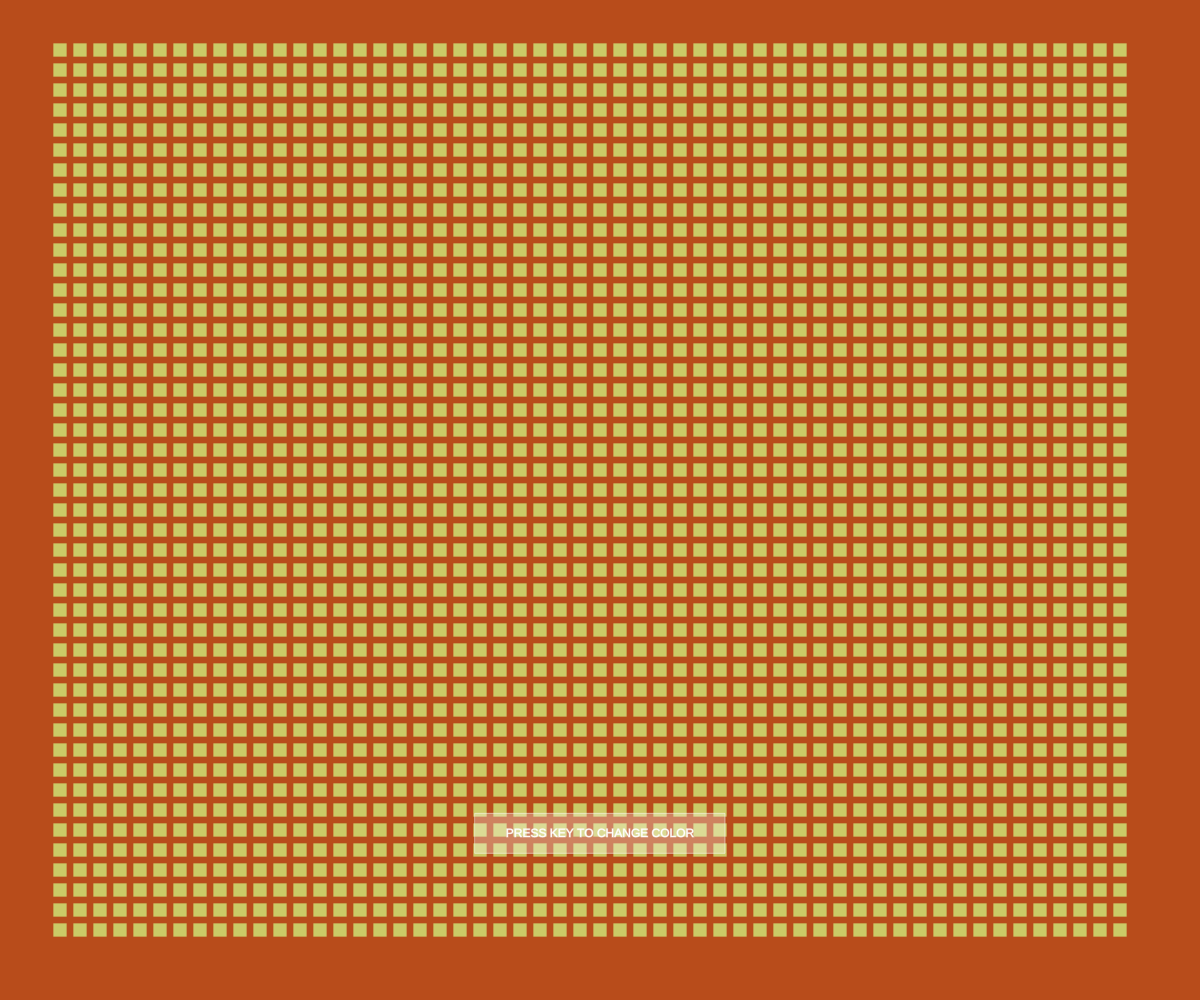
Frame 1 (no input)
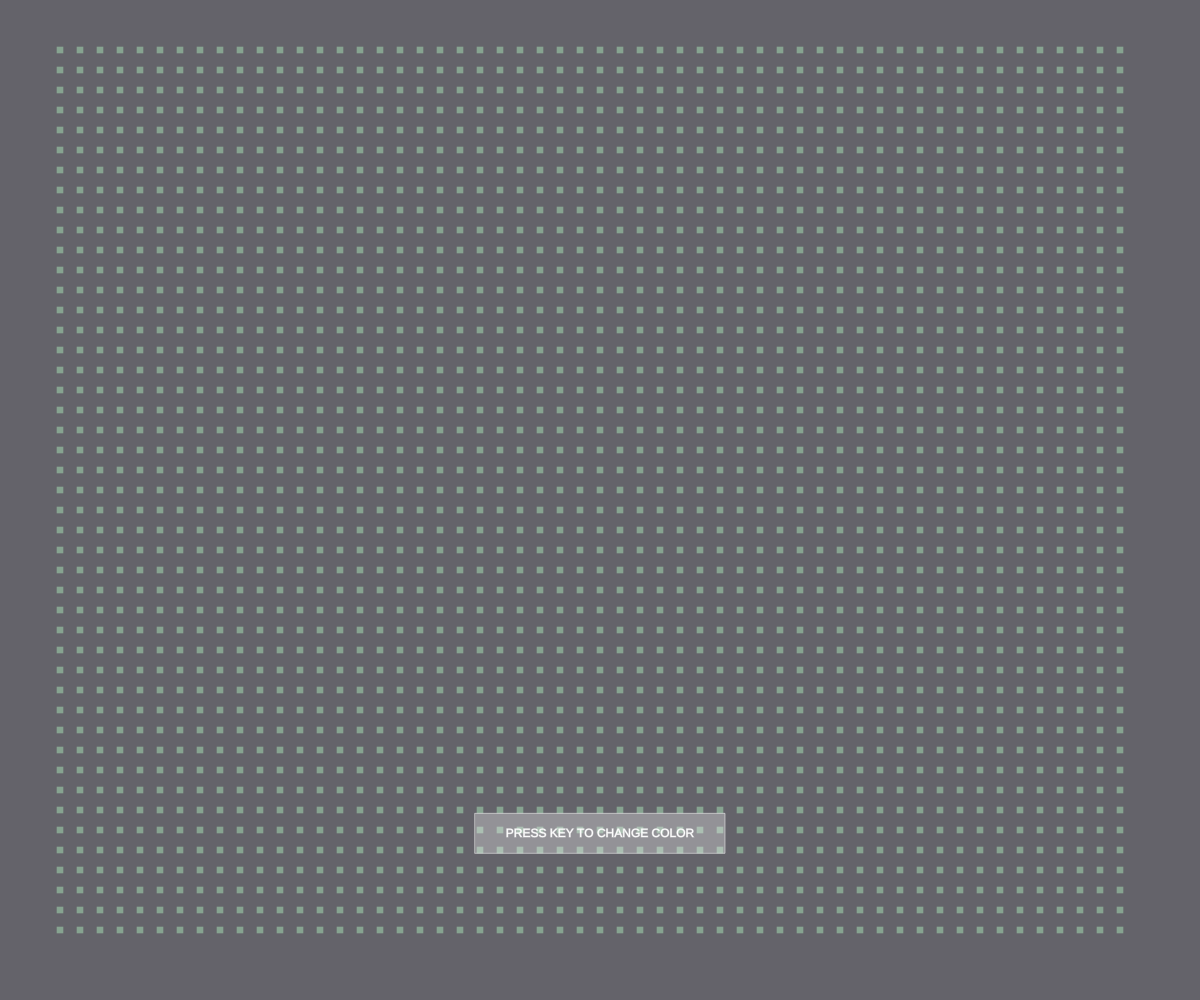
Frame 60 (no input)
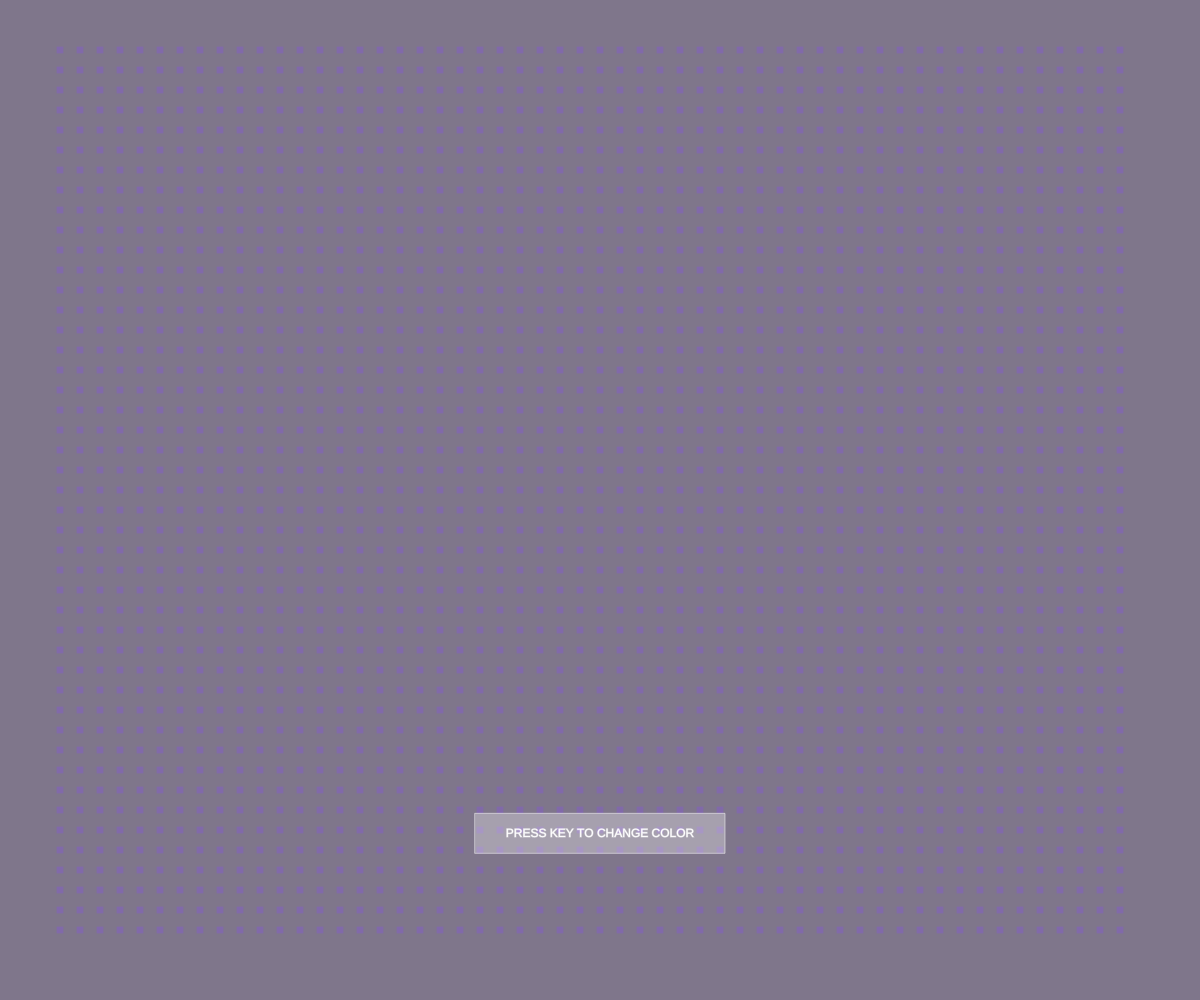
Frame 120 (the mouse pressed at the canvas centre since frame 60)

The p5.js sketch that drew these frames (run headless with seeded random() and noise() and a simulated clock; from frame 60 on, the mouse is pressed at the canvas centre):

// p5.js sketch
// ── sketch.js
function preload() {}

function setup() {
  createCanvas(windowWidth, windowHeight);
  rectMode(CENTER);
  angleMode(DEGREES);
}
let seed1 = 0;
let increment1 = 0.01;
let seed2 = 0;
let increment2 = 0.05;
let c1 = true;

function draw() {
  noStroke;
  seed1 += increment1;
  seed2 += increment2;
  let color1 = color(
    noise(seed1) * 255,
    noise(seed1 + 20) * 255,
    noise(seed1 + 40) * 255,
    noise(seed1 + 60) * 255
  );
  let color2 = color(
    noise(seed1 + 60) * 255,
    noise(seed1 + 80) * 255,
    noise(seed1 + 100) * 255
  );
  let color3 = color(
    noise(seed1 + 120) * 255,
    noise(seed1 + 140) * 255,
    noise(seed1 + 160) * 255
  );
  let color4 = color(
    noise(seed1 + 180) * 255,
    noise(seed1 + 200) * 255,
    noise(seed1 + 220) * 255
  );

  let d = noise(seed2);
  let mD = map(d, 0, 1, 1, 20);

  if (c1 === true) {
    background(color4);
  } else {
    background(color2);
  }

  for (let x = width / 20; x < width - width / 20; x += 20) {
    for (let y = height / 20; y < height - height / 20; y += 20) {
      if (c1 === true) {
        fill(color3);
        // background(color4);
      } else {
        fill(color1);
        // background(color2);
      }

      push();
      noStroke();
      rect(x, y, mD);
      pop();
    }
  }
  push();
  stroke(color("rgba(255, 255, 255, 0.5)"));
  rectMode(CENTER);
  textAlign(CENTER, CENTER);
  fill(color("rgba(255, 255, 255, 0.3)"));
  rect(width / 2, height - height / 6, 250, 40);
  fill(color("rgba(255, 255, 255, 1)"));
  textSize(12);
  text("PRESS KEY TO CHANGE COLOR", width / 2, height - height / 6);

  pop();
}

function keyPressed() {
  if (c1 === true) {
    c1 = false;
  } else {
    c1 = true;
  }
}

function windowResized() {
  resizeCanvas(windowWidth, windowHeight);
}
